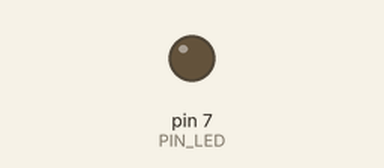
The sketch below on a simulated Arduino Uno, built with avr-gcc and run on an emulated ATmega328P. Parts: output pins drawn as LEDs (lit = HIGH).

Above: at 0.1 s.
At 3.1 s:
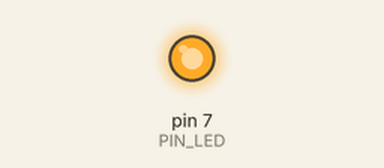
Timing chart, 0 to 4.6 s (numbered marks = the images above):
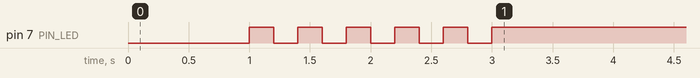

The sketch:

05_practice_2.ino
```cpp
#define PIN_LED 7

void setup() {
  pinMode(PIN_LED, OUTPUT);
  digitalWrite(PIN_LED, 0);
  delay(1000);
  digitalWrite(PIN_LED, 1);
  delay(200);
  digitalWrite(PIN_LED, 0);
  delay(200);
  digitalWrite(PIN_LED, 1);
  delay(200);
  digitalWrite(PIN_LED, 0);
  delay(200);
  digitalWrite(PIN_LED, 1);
  delay(200);
  digitalWrite(PIN_LED, 0);
  delay(200);
  digitalWrite(PIN_LED, 1);
  delay(200);
  digitalWrite(PIN_LED, 0);
  delay(200);
  digitalWrite(PIN_LED, 1);
  delay(200);
  digitalWrite(PIN_LED, 0);
  delay(200);
  digitalWrite(PIN_LED, 1);
}

void loop() {


}
```
